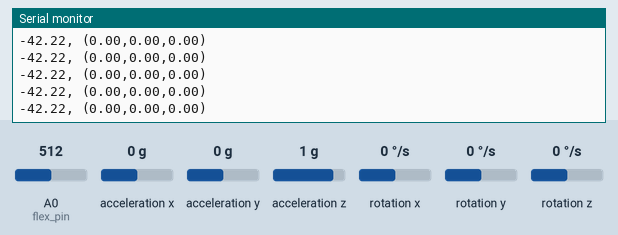
Bench run of a sketch on a simulated Arduino Uno, built with avr-gcc and run on an emulated ATmega328P. Shown: the last lines printed to the serial monitor. Wiring (inferred from the names in the program): MPU-6050 motion sensor at I2C address 0x68. Inputs (shaded band) come from the test bench; at power-on: acceleration x 0 g, A0 (flex_pin) = 512, acceleration y 0 g, acceleration z 1 g, rotation x 0 °/s, rotation y 0 °/s, rotation z 0 °/s.

Above: at 3.3 s.
3.4 s: acceleration x set to -1.4 g
At 3.55 s:
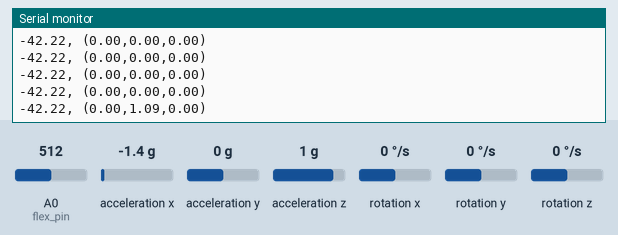
4.9 s: A0 (flex_pin) set to 716
At 4.92 s:
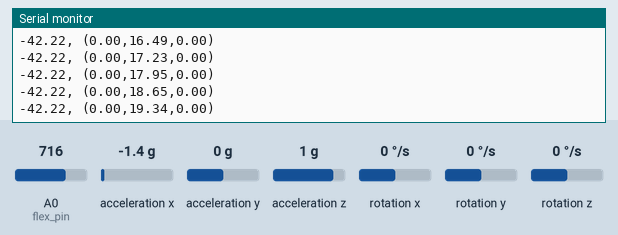
6.4 s: acceleration y set to -1.4 g
At 6.43 s:
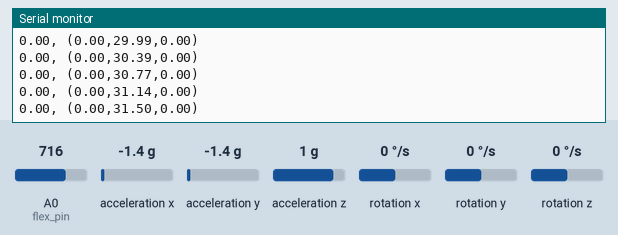
7.9 s: acceleration z set to -1.4 g
At 7.93 s:
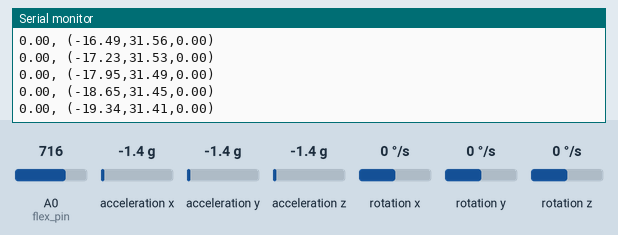
9.4 s: A0 (flex_pin) set to 306
At 9.44 s:
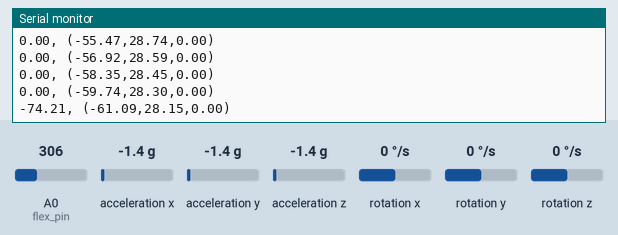
10.9 s: rotation x set to -192 °/s
At 10.95 s:
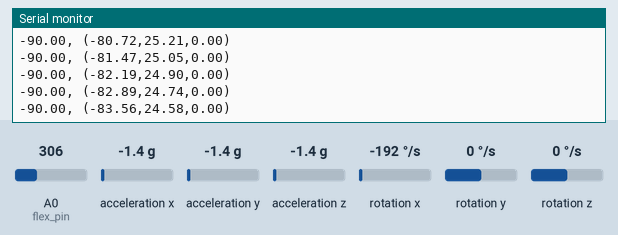
Timing chart, 0 to 13.4 s (numbered marks = the images above; inputs shaded):
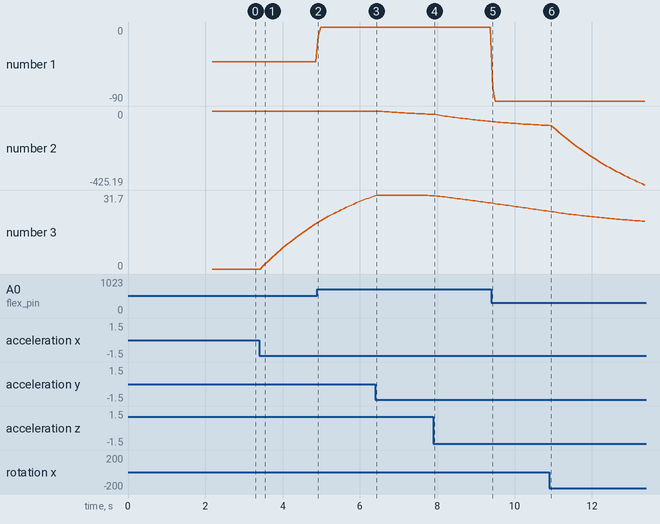

The sketch:

MPU6050.ino
```cpp
#include <Wire.h>
#include <math.h>

/* =====================================================
   ================= FLEX SENSOR ======================
   ===================================================== */

const int flex_pin = A0;
float adc0  = 621.51;
float adc90 = 388.05;
const int SAMPLES = 10;

float getAngle() {
  long sum = 0;
  for (int i = 0; i < SAMPLES; i++) {
    sum += analogRead(flex_pin);
    delay(5);
  }

  float adc = sum / (float)SAMPLES;
  adc = constrain(adc, min(adc0, adc90), max(adc0, adc90));

  float angle = (adc - adc0) * 90.0 / (adc90 - adc0);
  angle = constrain(angle, 0.0, 90.0);

  return -angle;   // intentional
}

/* =====================================================
   ================= MPU6050 ===========================
   ===================================================== */

const int MPU_ADDR = 0x68;

/* ---- Raw data ---- */
int16_t raw_ax, raw_ay, raw_az;
int16_t raw_gx, raw_gy, raw_gz;

/* ---- Gyro offsets ---- */
float gyro_offset_x, gyro_offset_y, gyro_offset_z;

/* ---- Orientation angles (deg) ---- */
float angle_x = 0;
float angle_y = 0;
float angle_z = 0;

/* ---- Counter-drift rates (deg/s) ---- */
float drift_x = 0;
float drift_y = 0;
float drift_z = 0;

/* ---- Time ---- */
unsigned long lastTime;
float dt;

/* ---- Tunable parameters ---- */
const float COMPLEMENTARY_ALPHA = 0.98;
const float STILL_GYRO_THRESHOLD = 0.04;   // deg/s
const float DRIFT_LEARN_RATE     = 0.002;  // smaller = slower correction

/* =====================================================
   ================= SETUP =============================
   ===================================================== */

void setup() {
  Serial.begin(115200);
  Wire.begin();

  initializeMPU();
  calibrateGyro();

  lastTime = millis();
}

/* =====================================================
   ================= LOOP ==============================
   ===================================================== */

void loop() {
  calculateDeltaTime();
  readMPU();
  updateOrientation();
  learnAndApplyCounterDrift();
  printOutput();
  delay(10);
}

/* =====================================================
   ================= MPU CORE ==========================
   ===================================================== */

void initializeMPU() {
  Wire.beginTransmission(MPU_ADDR);
  Wire.write(0x6B);
  Wire.write(0);
  Wire.endTransmission(true);
  delay(100);
}

void calibrateGyro() {
  const int samples = 300;
  long sx = 0, sy = 0, sz = 0;

  for (int i = 0; i < samples; i++) {
    readMPU();
    sx += raw_gx;
    sy += raw_gy;
    sz += raw_gz;
    delay(5);
  }

  gyro_offset_x = sx / (float)samples;
  gyro_offset_y = sy / (float)samples;
  gyro_offset_z = sz / (float)samples;
}

void readMPU() {
  Wire.beginTransmission(MPU_ADDR);
  Wire.write(0x3B);
  Wire.endTransmission(false);
  Wire.requestFrom(MPU_ADDR, 14, true);

  raw_ax = Wire.read() << 8 | Wire.read();
  raw_ay = Wire.read() << 8 | Wire.read();
  raw_az = Wire.read() << 8 | Wire.read();
  Wire.read(); Wire.read();   // temperature

  raw_gx = Wire.read() << 8 | Wire.read();
  raw_gy = Wire.read() << 8 | Wire.read();
  raw_gz = Wire.read() << 8 | Wire.read();
}

/* =====================================================
   ========== ORIENTATION UPDATE =======================
   ===================================================== */

void updateOrientation() {

  // Gyro (deg/s)
  float gx = (raw_gx - gyro_offset_x) / 131.0 - drift_x;
  float gy = (raw_gy - gyro_offset_y) / 131.0 - drift_y;
  float gz = (raw_gz - gyro_offset_z) / 131.0 - drift_z;

  // Integrate
  angle_x += gx * dt;
  angle_y += gy * dt;
  angle_z += gz * dt;

  // Accelerometer correction (absolute reference)
  float ax = raw_ax / 16384.0;
  float ay = raw_ay / 16384.0;
  float az = raw_az / 16384.0;

  float accel_roll  = atan2(ay, az) * 180.0 / PI;
  float accel_pitch = atan2(-ax, sqrt(ay * ay + az * az)) * 180.0 / PI;

  // Complementary fusion (X, Y only)
  angle_x = COMPLEMENTARY_ALPHA * angle_x + (1 - COMPLEMENTARY_ALPHA) * accel_roll;
  angle_y = COMPLEMENTARY_ALPHA * angle_y + (1 - COMPLEMENTARY_ALPHA) * accel_pitch;
}

/* =====================================================
   ========== ACTIVE COUNTER-DRIFT =====================
   ===================================================== */

void learnAndApplyCounterDrift() {

  float gx = abs((raw_gx - gyro_offset_x) / 131.0);
  float gy = abs((raw_gy - gyro_offset_y) / 131.0);
  float gz = abs((raw_gz - gyro_offset_z) / 131.0);

  bool still = (gx < STILL_GYRO_THRESHOLD &&
                gy < STILL_GYRO_THRESHOLD &&
                gz < STILL_GYRO_THRESHOLD);

  if (still) {
    // Learn drift only when not moving
    drift_x += DRIFT_LEARN_RATE * angle_x;
    drift_y += DRIFT_LEARN_RATE * angle_y;
    drift_z += DRIFT_LEARN_RATE * angle_z;
  }
}

/* =====================================================
   ================= TIME ==============================
   ===================================================== */

void calculateDeltaTime() {
  unsigned long now = millis();
  dt = (now - lastTime) / 1000.0;
  lastTime = now;
}

/* =====================================================
   ================= OUTPUT ============================
   ===================================================== */

void printOutput() {
  Serial.print(getAngle(), 2);
  Serial.print(", (");
  Serial.print(angle_x, 2); Serial.print(",");
  Serial.print(angle_y, 2); Serial.print(",");
  Serial.print(angle_z, 2);
  Serial.println(")");
}
```

Measured:
- after the input at 3.4 s, the serial monitor: prints a new line after 0.08 s (image 1)
- after the input at 9.4 s, the serial monitor: prints a new line at once (image 5)
- plotted number 1: 0 → -90 after the input at 9.4 s
- plotted number 2: 0 → -19.34 after the input at 6.4 s, -19.34 → -59.74 after the input at 7.9 s, -59.74 → -82.89 after the input at 9.4 s
- plotted number 3: 0 → 19.34 after the input at 3.4 s, 31.14 → 31.41 after the input at 6.4 s, 28.3 → 24.74 after the input at 9.4 s
